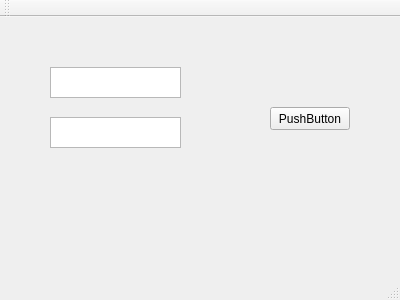
<?xml version="1.0" encoding="UTF-8"?>
<ui version="4.0">
 <class>MainWindow</class>
 <widget class="QMainWindow" name="MainWindow">
  <property name="geometry">
   <rect>
    <x>0</x>
    <y>0</y>
    <width>400</width>
    <height>300</height>
   </rect>
  </property>
  <property name="windowTitle">
   <string>MainWindow</string>
  </property>
  <widget class="QWidget" name="centralWidget">
   <widget class="QTextEdit" name="textEdit">
    <property name="geometry">
     <rect>
      <x>50</x>
      <y>50</y>
      <width>131</width>
      <height>31</height>
     </rect>
    </property>
   </widget>
   <widget class="QTextEdit" name="textEdit_2">
    <property name="geometry">
     <rect>
      <x>50</x>
      <y>100</y>
      <width>131</width>
      <height>31</height>
     </rect>
    </property>
   </widget>
   <widget class="QPushButton" name="pushButton">
    <property name="geometry">
     <rect>
      <x>270</x>
      <y>90</y>
      <width>80</width>
      <height>23</height>
     </rect>
    </property>
    <property name="text">
     <string>PushButton</string>
    </property>
   </widget>
  </widget>
  <widget class="QMenuBar" name="menuBar">
   <property name="geometry">
    <rect>
     <x>0</x>
     <y>0</y>
     <width>400</width>
     <height>20</height>
    </rect>
   </property>
  </widget>
  <widget class="QToolBar" name="mainToolBar">
   <attribute name="toolBarArea">
    <enum>TopToolBarArea</enum>
   </attribute>
   <attribute name="toolBarBreak">
    <bool>false</bool>
   </attribute>
  </widget>
  <widget class="QStatusBar" name="statusBar"/>
 </widget>
 <layoutdefault spacing="6" margin="11"/>
 <resources/>
 <connections/>
</ui>
